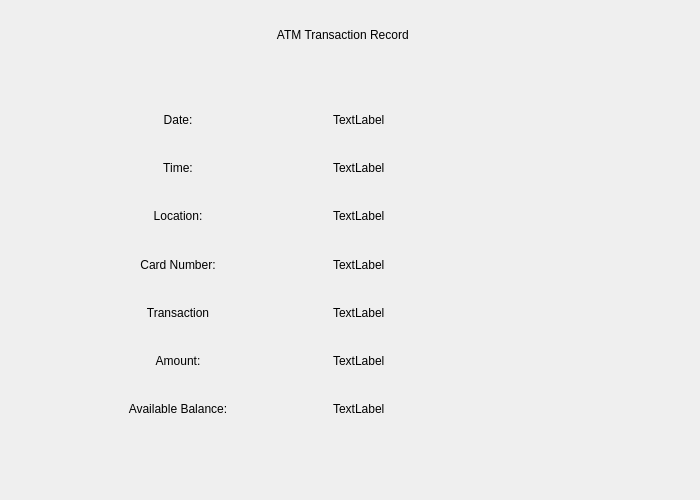
<?xml version="1.0" encoding="UTF-8"?>
<ui version="4.0">
 <class>ReceiptPage</class>
 <widget class="QWidget" name="ReceiptPage">
  <property name="geometry">
   <rect>
    <x>0</x>
    <y>0</y>
    <width>700</width>
    <height>500</height>
   </rect>
  </property>
  <property name="windowTitle">
   <string>Form</string>
  </property>
  <widget class="QStackedWidget" name="stackedWidget">
   <property name="geometry">
    <rect>
     <x>-1</x>
     <y>-1</y>
     <width>700</width>
     <height>500</height>
    </rect>
   </property>
   <widget class="QWidget" name="ReceiptPage_3">
    <widget class="QWidget" name="gridLayoutWidget_2">
     <property name="geometry">
      <rect>
       <x>30</x>
       <y>100</y>
       <width>601</width>
       <height>331</height>
      </rect>
     </property>
     <layout class="QGridLayout" name="gridLayout_4">
      <item row="6" column="0">
       <widget class="QLabel" name="lblBalance">
        <property name="text">
         <string>Available Balance:</string>
        </property>
        <property name="alignment">
         <set>Qt::AlignCenter</set>
        </property>
       </widget>
      </item>
      <item row="0" column="0">
       <widget class="QLabel" name="lblDate">
        <property name="text">
         <string>Date:</string>
        </property>
        <property name="alignment">
         <set>Qt::AlignCenter</set>
        </property>
       </widget>
      </item>
      <item row="2" column="0">
       <widget class="QLabel" name="lblLocation">
        <property name="text">
         <string>Location:</string>
        </property>
        <property name="alignment">
         <set>Qt::AlignCenter</set>
        </property>
       </widget>
      </item>
      <item row="5" column="1">
       <widget class="QLabel" name="lblAmountValue">
        <property name="text">
         <string>TextLabel</string>
        </property>
       </widget>
      </item>
      <item row="4" column="1">
       <widget class="QLabel" name="lblTransactionValue">
        <property name="text">
         <string>TextLabel</string>
        </property>
       </widget>
      </item>
      <item row="3" column="0">
       <widget class="QLabel" name="lblCardNum">
        <property name="text">
         <string>Card Number:</string>
        </property>
        <property name="alignment">
         <set>Qt::AlignCenter</set>
        </property>
       </widget>
      </item>
      <item row="6" column="1">
       <widget class="QLabel" name="lblAvailableBalance">
        <property name="text">
         <string>TextLabel</string>
        </property>
       </widget>
      </item>
      <item row="1" column="1">
       <widget class="QLabel" name="lblTimeValue">
        <property name="text">
         <string>TextLabel</string>
        </property>
       </widget>
      </item>
      <item row="3" column="1">
       <widget class="QLabel" name="lblCardNumValue">
        <property name="text">
         <string>TextLabel</string>
        </property>
       </widget>
      </item>
      <item row="1" column="0">
       <widget class="QLabel" name="lblTime">
        <property name="text">
         <string>Time:</string>
        </property>
        <property name="alignment">
         <set>Qt::AlignCenter</set>
        </property>
       </widget>
      </item>
      <item row="2" column="1">
       <widget class="QLabel" name="lblLocationValue">
        <property name="text">
         <string>TextLabel</string>
        </property>
       </widget>
      </item>
      <item row="4" column="0">
       <widget class="QLabel" name="lblTransaction">
        <property name="text">
         <string>Transaction</string>
        </property>
        <property name="alignment">
         <set>Qt::AlignCenter</set>
        </property>
       </widget>
      </item>
      <item row="5" column="0">
       <widget class="QLabel" name="llblAmount">
        <property name="text">
         <string>Amount:</string>
        </property>
        <property name="alignment">
         <set>Qt::AlignCenter</set>
        </property>
       </widget>
      </item>
      <item row="0" column="1">
       <widget class="QLabel" name="lblDateValue">
        <property name="text">
         <string>TextLabel</string>
        </property>
       </widget>
      </item>
     </layout>
    </widget>
    <widget class="QLabel" name="lblTitle">
     <property name="geometry">
      <rect>
       <x>100</x>
       <y>10</y>
       <width>491</width>
       <height>51</height>
      </rect>
     </property>
     <property name="text">
      <string>ATM Transaction Record </string>
     </property>
     <property name="alignment">
      <set>Qt::AlignCenter</set>
     </property>
    </widget>
   </widget>
   <widget class="QWidget" name="page_2"/>
  </widget>
 </widget>
 <resources/>
 <connections/>
</ui>
